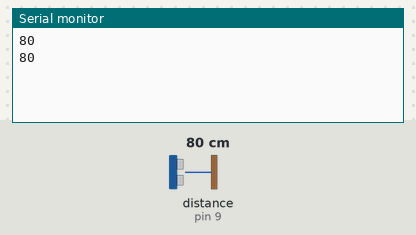
Recording of a sketch running on a simulated Arduino Uno, built with avr-gcc and run on an emulated ATmega328P. Shown: the last lines printed to the serial monitor. Wiring (inferred from the names in the program): ultrasonic range finder: trigger pin 8; echo pin 9. The inputs (shaded band) are chosen by the test bench; at power-on: distance to the obstacle (sensor on pin 9) 80 cm. The echo pulse lasts 58.3 µs per cm.

Above: at 1.8 s.
1.9 s: distance to the obstacle (sensor on pin 9) set to 2 cm
At 2.8 s:
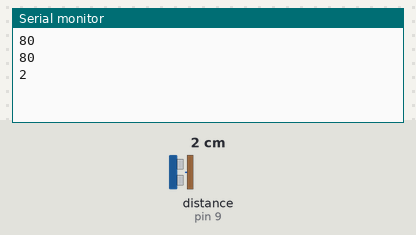
3.4 s: distance to the obstacle (sensor on pin 9) set to 4 cm
At 4.8 s:
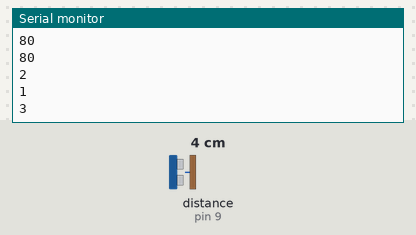
Timing chart, 0 to 6.4 s (numbered marks = the images above; inputs shaded):
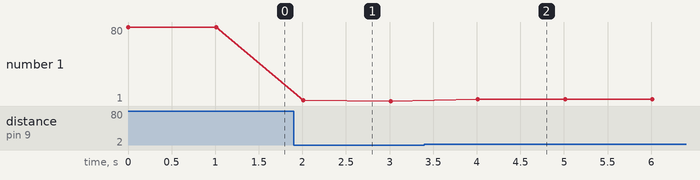

Measured:
- after the input at 1.9 s, the serial monitor: prints a new line after 0.11 s (image 1)
- after the input at 3.4 s, the serial monitor: prints a new line after 0.61 s (image 2)
- plotted number 1: 80 → 1 after the input at 1.9 s, 1 → 3 after the input at 3.4 s

The sketch:

ultrasonic_w_pulsin.ino
```cpp
int trig = 8;
int echo = 9;

void setup() {
  pinMode(trig, OUTPUT);
  pinMode(echo, INPUT);
  Serial.begin(9600);
}

void loop() {
  digitalWrite(trig, LOW);
  delayMicroseconds(5);
  digitalWrite(trig, HIGH);
  delayMicroseconds(10);
  digitalWrite(trig, LOW);

  int long duration;
  duration = pulseIn(echo, HIGH);

  int long distance;
  distance = (duration / 58); //cm

  Serial.print(distance);
  Serial.print("\n");
  delay(1000);


}
```
